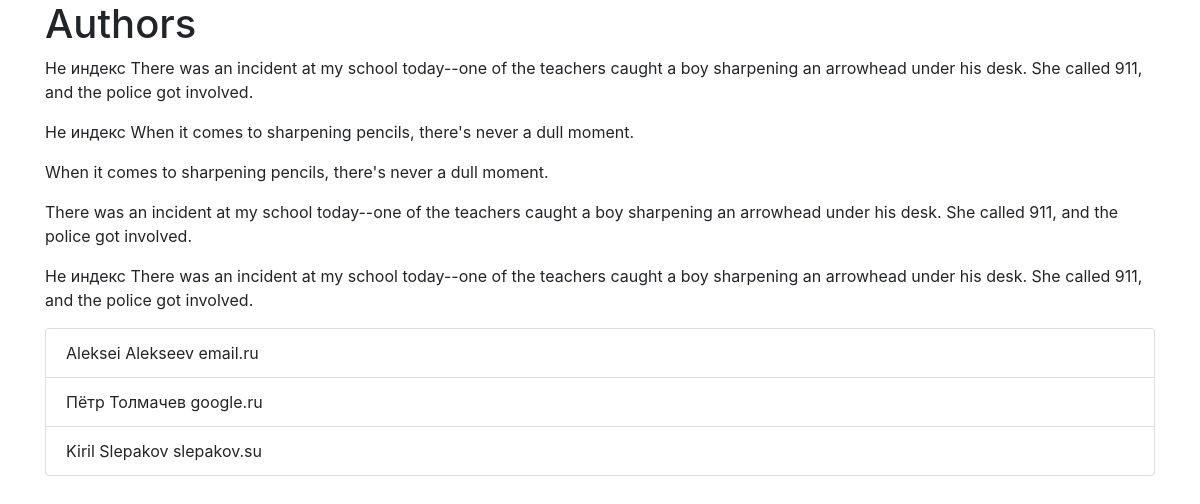
Screenshot of /authors/ with the database file from the repository.
### authors/models.py (models this page shows, shortened)
class Author(models.Model):
    class Meta:
        verbose_name = 'Author'
        verbose_name_plural = 'Author'
    LEVELS = (
        ('J', 'Junior'),
        ('M', 'Middle'),
        ('S', 'Senior'),
    )
    first_name = models.fields.CharField(max_length=50)
    last_name = models.fields.CharField(max_length=50)
    level = models.fields.CharField(max_length=1, choices=LEVELS, default=LEVELS[0][0])
    email = models.fields.EmailField(null=True)

### authors/views.py (the view)
# urls.py: path('', views.IndexPage.as_view(), name='authors'),
class IndexPage(ListView):
    model = Author
    template_name = 'authors/index.html'
    context_object_name = 'authors'

### authors/templatetags/email_domain.py (called while the page is built)
@register.filter(name='domain')
@stringfilter
def cut_email_domain(value):
    if '@' not in value:
        return "Нет Email"
    else:
        return value.partition('@')[2]

### authors/templatetags/sharpnes_joke.py (called while the page is built)
@register.simple_tag
def joke(index=None):
    if index is None or not isinstance(index, int) or index >= len(jokes):
        return f'Не индекс {choice(jokes)}'
    else:
        return jokes[index]

### templates/authors/index.html
{% extends 'authors/base.html' %}
{% load email_domain %}
{% load sharpnes_joke %}
{% block body %}
    <p>{% joke %}</p>
    <p>{% joke %}</p>
    <p>{% joke 0 %}</p>
    <p>{% joke 1 %}</p>
    <p>{% joke 3 %}</p>
        <ul class="list-group">
    {% for author in authors %}
        <li class="list-group-item">{{ author.first_name }} {{ author.last_name }} {{ author.email|domain }}</li>
    {% endfor %}
        </ul>
{% endblock %}

### rows the page displays
Author: first_name "Aleksei", last_name "Alekseev", email|domain "email.ru"
Author: first_name "Пётр", last_name "Толмачев", email|domain "google.ru"
Author: first_name "Kiril", last_name "Slepakov", email|domain "slepakov.su"
